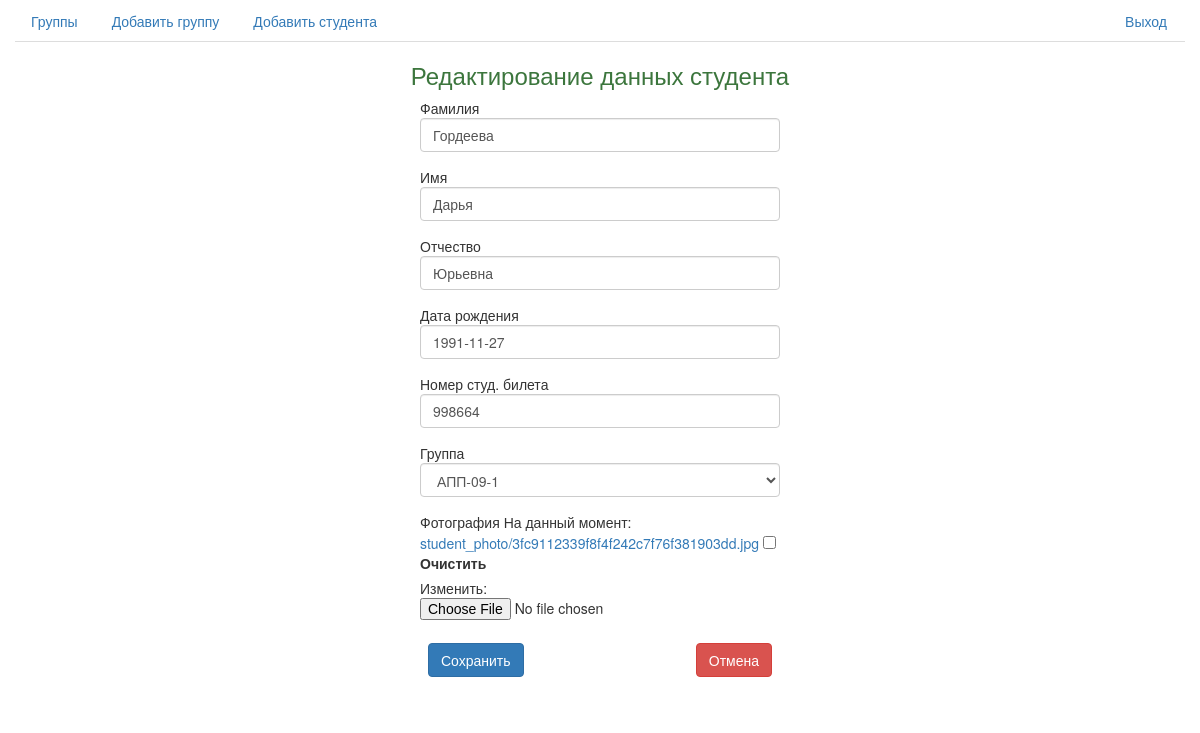
Page /edit_student/14/ (signed in) on the committed database.
### student/models.py (models this page shows, shortened)
class Student(models.Model):
    last_name = models.CharField(max_length=255, verbose_name=u'Фамилия')
    first_name = models.CharField(max_length=255, verbose_name=u'Имя')
    patronymic = models.CharField(max_length=255, verbose_name=u'Отчество')
    photo = models.ImageField(upload_to='student_photo',null=True, blank=True, verbose_name=u'Фотография')
    birth_day = models.DateField(auto_now=False, verbose_name=u'Дата рождения')
    students_ticket_number = models.PositiveIntegerField(verbose_name=u'Номер студ. билета')
    in_group = models.ForeignKey('Group', related_name='r_students', verbose_name=u'Группа')
    def __unicode__(self):
        return u"%s %s %s (группа %s)" % (self.last_name, self.first_name, self.patronymic, self.in_group)
    class Meta:
        ordering = ['last_name', 'first_name']
        verbose_name = u'Студент'
        verbose_name_plural = u'Студенты'

### app/views.py (the view, shortened to what this page needs)
# urls.py: url(r'^edit_student/(?P<pk>\d+)/$', StudentEditView.as_view(), name='edit_student'),
class StudentEditView(UpdateView):
    template_name = 'edit_student.html'
    model = Student
    form_class = StudentAddForm
    @method_decorator(login_required)
    def dispatch(self, *args, **kwargs):
        return super(StudentEditView, self).dispatch(*args, **kwargs)

### app/form.py
class StudentAddForm(forms.ModelForm):
    class Meta:
        model = Student
        fields = ('last_name', 'first_name', 'patronymic', 'birth_day', 'students_ticket_number', 'in_group', 'photo')
        widgets = {
            'last_name': forms.TextInput(attrs={'class': "form-control"}),
            'first_name': forms.TextInput(attrs={'class': "form-control"}),
            'patronymic': forms.TextInput(attrs={'class': "form-control"}),
            'birth_day': forms.DateInput(attrs={'class': "form-control"}),
            'in_group': forms.Select(attrs={'class': "form-control"}),
            'students_ticket_number': forms.TextInput(attrs={'class': "form-control"}),
        }

### student/context_processor.py (called while the page is built)
def context_settings(request):
    return {'settings': settings}

### student/models.py (called while the page is built)
    def __unicode__(self):
        return self.title

### templates/edit_student.html (shortened to what this page needs)
{% extends "base.html" %}
{% block content %}
<div class="container-fluid">
	<div class="row">
		<div class="col-md-12">
			<h3 class="text-center text-success">
				Редактирование данных студента
			</h3>
		</div>
	</div>
	<div class="row">
		<div class="col-md-4">
		</div>
		<div class="col-md-4">
			<form role="form" method="post" enctype="multipart/form-data">{% csrf_token %}
				{% for field in form %}
                    <div class="form-group">
                        {% if field.errors %}
                            <div class="alert alert-warning" role="alert">
                                {{ field.label }}
                                {{ field }}{{ field.errors }}
                            </div>
                        {% else %}
                            {{ field.label }}
                            {{ field }}
                        {% endif %}
                    </div>
                {% endfor %}
				<table class="table">
                    <thead>
                        <tr>
                            <td class="text-left">
                                <input type="submit" value="Сохранить" class="btn btn-primary"/>
                            </td>
                            <td class="text-right">
                                <a href="/student_detail/{{ student.id }}"><button type="button" class="btn btn-danger">Отмена</button></a>
                            </td>
                        </tr>
                    </thead>
                </table>
			</form>
		</div>
		<div class="col-md-4">
		</div>
	</div>
</div>
{% endblock %}

### rows in the picture
Student: form "Гордеева" "Дарья" "Юрьевна" "1991-11-27" "998664" "АПП-09-1"

### other values in the picture
{{ field.label }} "Фамилия" "Имя" "Отчество" "Дата рождения" "Номер студ. билета" "Группа" "Фотография"
